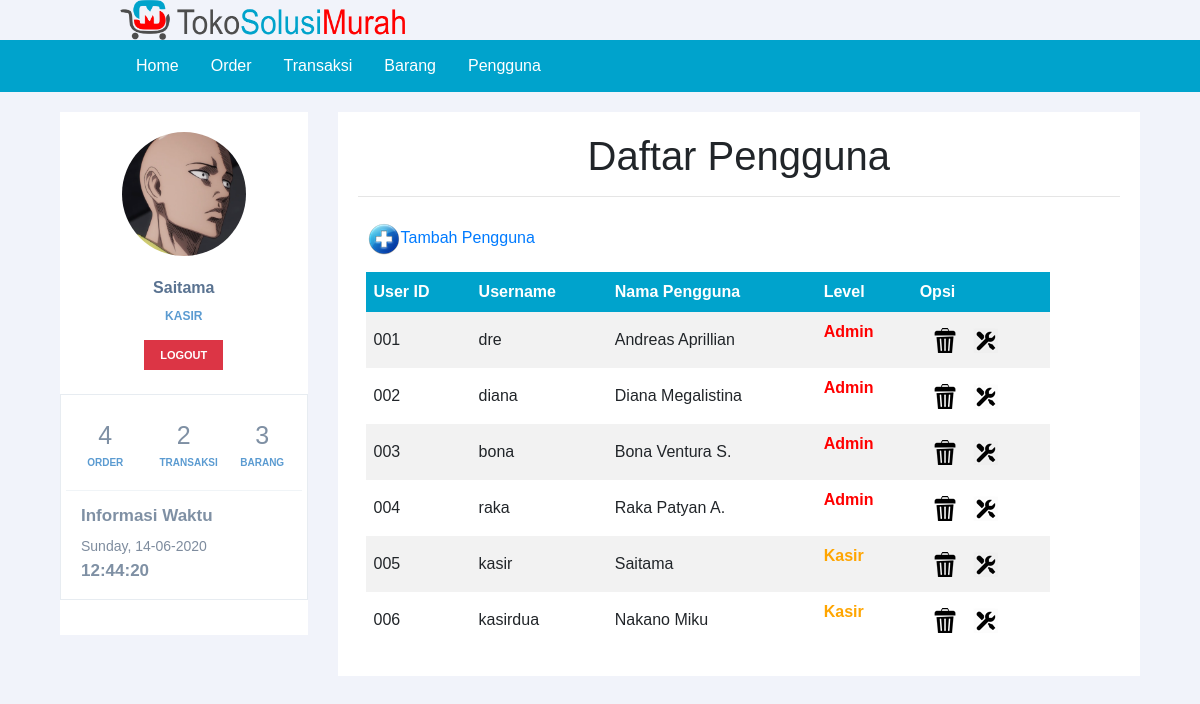
/halaman_admin.php?page=pengguna (signed in), run on the app's committed database.
### tables this page shows
CREATE TABLE IF NOT EXISTS `user` (
  `id_user` varchar(10) NOT NULL,
  `username` varchar(20) NOT NULL,
  `password` varchar(20) NOT NULL,
  `nama_user` varchar(20) NOT NULL,
  `id_level` varchar(20) NOT NULL,
  `foto` varchar(50) NOT NULL
);

### pengguna.php (the view, shortened to what this page needs)
<h1><b>Daftar Pengguna</b></h1><hr>
<table width="700" border="0" cellpadding="2" cellspacing="1" >
  <tr>
    <td colspan="2"><a href="?page=pengguna_tambah"  target="_self"><img src="images/add.png">Tambah Pengguna</a></td>
  </tr>
  <tr>
    <td colspan="2"><table width="100%" border="0" class="daftar_tabel" cellspacing="1" cellpadding="2">
      <tr>
        <th><b>User ID</b></th>
        <th><b>Username</b></th>
        <th><b>Nama Pengguna</b></th>
        <th><b>Level</b> </th>
        <th><b>Opsi</b> </th>
      </tr>
    </td>
    <?php
    $userSql = "SELECT * from user INNER JOIN level on user.id_level = level.id_level";
    $userQry = mysqli_query($koneksi, $userSql)  or die ("Query user salah : ".mysql_error());
    foreach($userQry as $userRow) {
     $Kode = $userRow['id_user'];
     ?>
     <tr>
      <td><?php echo $Kode; ?></td>
      <td><?php echo $userRow['username']; ?></td>
      <td><?php echo $userRow['nama_user']; ?></td>
      <td>
        <?php
        if ($userRow['id_level']=='A001') {
         echo "<p style='color:red;'><b>Admin</b></p>";
       } else if ($userRow['id_level']=='K001') {
         echo "<p style='color:orange;'><b>Kasir</b></p>";
       } else {
        echo "<p style='color:green;'><b>Waiter</b></p>";
      }
      ?>
      </td>
    <td align="center"><a href="?page=pengguna_hapus&amp;Kode=<?php echo $Kode ?>" target="_self" alt="Delete Data" onclick="return confirm('ANDA YAKIN AKAN MENGHAPUS DATA PENTING INI ... ?')"><img src="images/delete.png"></a>
      <a href="?page=pengguna_edit&amp;kode=<?php echo $Kode ?>" target="_self" alt="Edit Data" ><img src="images/edit.png"></a></td>
    </tr>
  <?php } ?>
</table></td>

### halaman_admin.php (shortened to what this page needs)
<!DOCTYPE html>
<html>
<head>
	<link rel="stylesheet" href="css/bootstrap.min.css">
	<link href="css/all.css" rel="stylesheet" type="text/css">
	<link rel="stylesheet" type="text/css" href="css/bootstrap.min.css">
	<link rel="stylesheet" type="text/css" href="style.css">
	<link rel="stylesheet" type="text/css" href="css/sidebar.css">
</head>
<body onload="startTime()">
	<a href="?page=home"><img style="padding-left: 10%"src="images/logobaru.png" height="40" width="405"></a>
	<?php
	include'navbar.php';
	include_once 'koneksi.php';
	include'sidebar.php';
	?>
	<div class="col">
		<div class="profile-content">
			<?php include_once 'load.php'; ?>
		</div>
	</div>
</div>
</body>
</html>

### navbar.php
<div class="navigasi">
  <a href="?page=home">Home</a>
  <a href="?page=order">Order</a>
  <a href="?page=transaksi">Transaksi</a>
  <a href="?page=barang">Barang</a>
  <a href="?page=pengguna">Pengguna</a>
</div>

### sidebar.php (shortened to what this page needs)
<div class="container">
	<div class="row profile">
		<div class="col-md-3">
			<div class="profile-sidebar">
				<?php
				include "koneksi.php";
				$username = $_SESSION['username'];
				$query_mysqli = $koneksi->query("SELECT * FROM user WHERE username='$username'")or die(mysqli_error());
				while($data = mysqli_fetch_array($query_mysqli)){
				?>
				<div class="profile-userpic">
				<img class="foto-preview" height="100" width="100" src="foto/<?php echo $data['foto']?>"/>
				</div>
				<div class="profile-usertitle">
					<div class="profile-usertitle-name">
						<?php echo $_SESSION['nama']; ?>
					</div>
					<div class="profile-usertitle-job">
						<?php echo $_SESSION['level']; ?>
					</div>
				</div>
				<div class="profile-userbuttons">
					<a href="logout.php" type="button" onclick="return confirm('Anda yakin akan logout dari akun ini?')" class="btn btn-danger btn-sm">Logout</a>
				</div>
				<span class="profile-desc-text"> &nbsp; </span>
				<div class="portlet light bordered">
					<div class="row list-separated profile-stat">
						<div class="col-md-4 col-sm-4 col-xs-6">
							<div class="uppercase profile-stat-title"> <?php
							$sql = "SELECT * FROM orders";
							$query = mysqli_query($koneksi,$sql);
							$count = mysqli_num_rows($query);
							echo " $count";
							?></div>
							<div class="uppercase profile-stat-text"> Order </div>
						</div>
						<div class="col-md-4 col-sm-4 col-xs-6">
							<div class="uppercase profile-stat-title"><?php
							$sql = "SELECT * FROM transaksi";
							$query = mysqli_query($koneksi,$sql);
							$count = mysqli_num_rows($query);
							echo " $count";
							?></div>
							<div class="uppercase profile-stat-text"> Transaksi </div>
						</div>
						<div class="col-md-4 col-sm-4 col-xs-6">
							<div class="uppercase profile-stat-title"> <?php
							$sql = "SELECT * FROM barang";
							$query = mysqli_query($koneksi,$sql);
							$count = mysqli_num_rows($query);
							echo " $count";
							?> </div>
							<div class="uppercase profile-stat-text"> Barang </div>
						</div>
					</div>
					<div>
						<h4 class="profile-desc-title">Informasi Waktu</h4>
						<span class="profile-desc-text"> <?php echo date('l, d-m-Y');?></span>
						<div id="txt" class="profile-desc-title"></div>
					</div></div>
				</div>
			</div>
			<?php } ?>

### load.php (shortened to what this page needs)
<?php
if($_GET){
	switch ($_GET['page']) {
		case 'pengguna':
			include "pengguna.php";
			break;
	}
}
?>

### style.css (style rules this page uses)
body { font-family: sans-serif; background: #ebf9fb; }
h1 { text-align: center; font-weight: 300; }
.daftar_tabel { border-collapse: collapse; width: 100%; }
.daftar_tabel th, td { text-align: left; padding: 8px; }
.daftar_tabel tr:nth-child(even) { background-color: #f2f2f2 }
.daftar_tabel th { background-color: #00a3cc; color: white; }
.navigasi { overflow: hidden; background-color: #00a3cc; padding-left: 10%; }
.navigasi a { float: left; font-size: 16px; color: white; text-align: center; padding: 14px 16px; text-decoration: none; }

### css/sidebar.css (style rules this page uses)
body { background: #F1F3FA; }
.profile { margin: 20px 0; }
.profile-sidebar { padding: 20px 0 10px 0; background: #fff; }
.profile-userpic img { float: none; margin: 0 auto; width: 50%; height: 50%; margin-left: 25%; -webkit-border-radius: 50% !important; -moz-border-radius: 50% !important; border-radius: 50% !important; }
.profile-usertitle { text-align: center; margin-top: 20px; }
.profile-usertitle-name { color: #5a7391; font-size: 16px; font-weight: 600; margin-bottom: 7px; }
.profile-usertitle-job { text-transform: uppercase; color: #5b9bd1; font-size: 12px; font-weight: 600; margin-bottom: 15px; }
.profile-userbuttons { text-align: center; margin-top: 10px; }
.profile-userbuttons .btn { text-transform: uppercase; font-size: 11px; font-weight: 600; padding: 6px 15px; margin-right: 5px; }
.profile-userbuttons .btn:last-child { margin-right: 0px; }
.profile-content { padding: 20px; background: #fff; min-height: 460px; }
a, button, code, div, img, input, label, li, p, pre, select, span, svg, table, td, textarea, th, ul { -webkit-border-radius: 0!important; -moz-border-radius: 0!important; border-radius: 0!important; }
.dashboard-stat, .portlet { -webkit-border-radius: 4px; -moz-border-radius: 4px; -ms-border-radius: 4px; -o-border-radius: 4px; }
.portlet { margin-top: 0; margin-bottom: 25px; padding: 0; border-radius: 4px; }
.portlet.bordered { border-left: 2px solid #e6e9ec!important; }
.portlet.light { padding: 12px 20px 15px; background-color: #fff; }
.portlet.light.bordered { border: 1px solid #e7ecf1!important; }
.list-separated { margin-top: 10px; margin-bottom: 15px; }
.profile-stat { padding-bottom: 20px; border-bottom: 1px solid #f0f4f7; }
.profile-stat-title { color: #7f90a4; font-size: 25px; text-align: center; }
.uppercase { text-transform: uppercase!important; }
.profile-stat-text { color: #5b9bd1; font-size: 10px; font-weight: 600; text-align: center; }
.profile-desc-title { color: #7f90a4; font-size: 17px; font-weight: 600; }
.profile-desc-text { color: #7e8c9e; font-size: 14px; }

### data on the page
user: foto (picture), count "4", count "2", count "3", id_user "005", username "kasir", nama_user "Saitama", shows "Kasir"
user: id_user "001", username "dre", nama_user "Andreas Aprillian", shows "Admin"
user: id_user "002", username "diana", nama_user "Diana Megalistina", shows "Admin"
user: id_user "003", username "bona", nama_user "Bona Ventura S.", shows "Admin"
user: id_user "004", username "raka", nama_user "Raka Patyan A.", shows "Admin"
user: id_user "006", username "kasirdua", nama_user "Nakano Miku", shows "Kasir"
